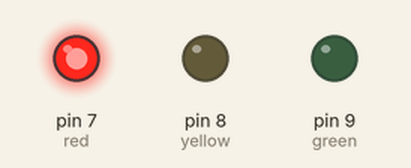
Bench run of a sketch on a simulated Arduino Uno, built with avr-gcc and run on an emulated ATmega328P. Parts: output pins drawn as LEDs (lit = HIGH).

Above: at 1.5 s.
At 4.2 s:
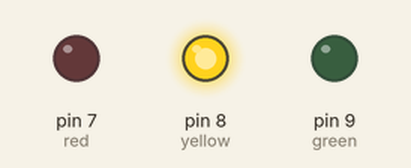
At 7.0 s:
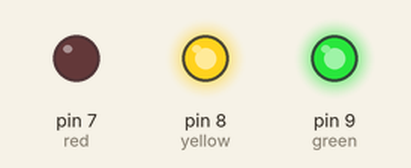
Timing chart, 0 to 9.8 s (numbered marks = the images above):
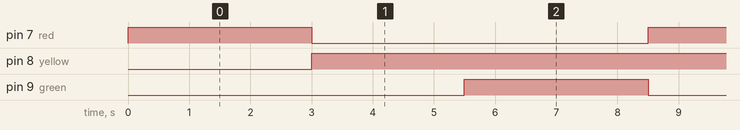

The sketch:

task_2_traffic_embadded.ino
```cpp
#define red 7
#define yellow 8
#define green 9

void setup() {
  pinMode(red, OUTPUT);
  pinMode(yellow, OUTPUT);
  pinMode(green, OUTPUT);

}

void loop() {
  digitalWrite(red, 1);
  delay(3000);
  digitalWrite(red, 0);

  for(int i = 1; i<=5; i++)
  {
  digitalWrite(yellow, 1);
  delay(500);
  /* digitalWrite(yellow, 0);
  delay(500); */
  }

  digitalWrite(green, 1);
  delay(3000);
  digitalWrite(green, 0);

}
```

Measured:
- by itself, pin 7 (red), pin 9 (green): alternates HIGH for 3.0 s and LOW for 5.5 s
- by itself, pin 8 (yellow): LOW → HIGH at 3.0 s
- by itself, everything shown: repeats every 8.5 s, in 4 steps
